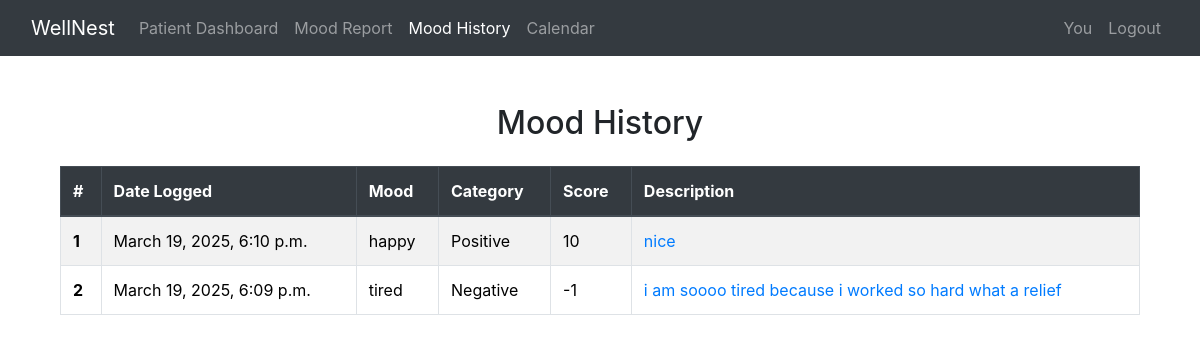
Page /mood_history/ (signed in) on the earlier database version.
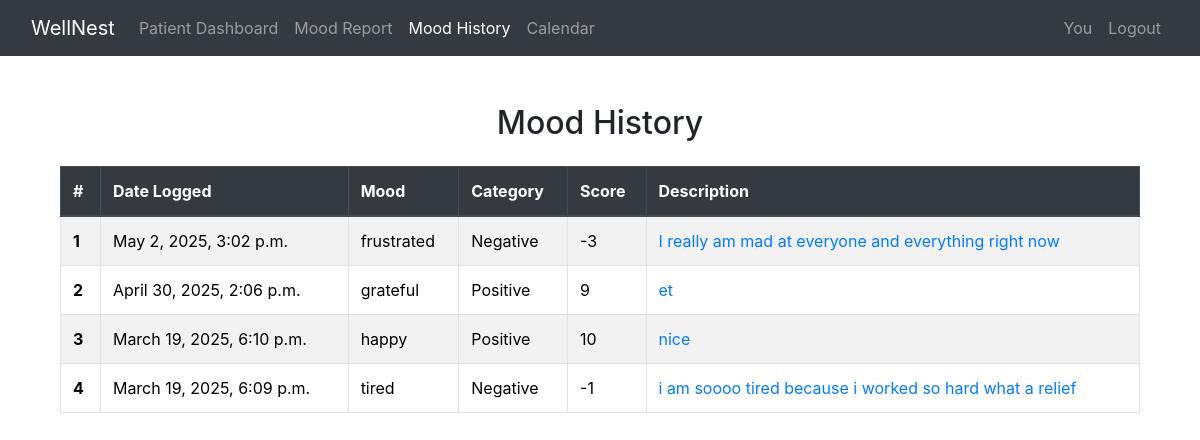
Same page on the later database version.
### website/models.py (models this page shows, shortened)
class MoodEntry(models.Model):
    user = models.ForeignKey(User, on_delete=models.CASCADE)
    mood = models.CharField(max_length=50, choices=[(m[0], m[0]) for m in MOODS])
    category = models.CharField(max_length=10, choices=MOOD_CATEGORIES, default='Neutral')
    score = models.IntegerField(default = 1)
    description = models.TextField(blank=True, null=True)
    date_logged = models.DateTimeField(auto_now_add=True)

### website/views.py (the view)
# urls.py: path('mood_history/', views.mood_history, name='mood_history'),
@login_required
def mood_history(request):
    mood_entries = MoodEntry.objects.filter(user=request.user).order_by('-date_logged')
    mood_data = {
        "dates": [entry.date_logged.strftime('%Y-%m-%d') for entry in mood_entries],
        "scores": [entry.score for entry in mood_entries],
    }
    return render(request, 'mood_tracker/mood_history.html', {
        'mood_entries': mood_entries,  # Use 'mood_entries' to match the template
        'mood_data': json.dumps(mood_data)  # Send JSON data to the template
    })

### website/templates/mood_tracker/mood_history.html
{% extends 'base.html' %}
{% block content %}
<div class="container mt-4">
    <h2 class="text-center mb-4">Mood History</h2>
    <div class="table-responsive">
        <table class="table table-striped table-hover table-bordered">
            <thead class="thead-dark">
                <tr>
                    <th scope="col">#</th>
                    <th scope="col">Date Logged</th>
                    <th scope="col">Mood</th>
                    <th scope="col">Category</th>
                    <th scope="col">Score</th>
                    <th scope="col">Description</th>
                </tr>
            </thead>
            <tbody>
                {% for entry in mood_entries %}
                <tr>
                    <th scope="row">{{ forloop.counter }}</th>
                    <td>{{ entry.date_logged }}</td>
                    <td>{{ entry.mood }}</td>
                    <td>{{ entry.category }}</td>
                    <td>{{ entry.score }}</td>
                    <td>
                        <a href="{% url 'update_mood' entry.id %}" class="text-decoration-none text-primary">{{ entry.description }}</a>
                    </td>
                </tr>
                {% endfor %}
            </tbody>
        </table>
    </div>
</div>
{% endblock %}

Differences in the rows shown:
added MoodEntry: date_logged "May 2, 2025, 3:02 p.m.", mood "frustrated", category "Negative", score "-3", description "I really am mad at everyone and everything right now"
added MoodEntry: date_logged "April 30, 2025, 2:06 p.m.", mood "grateful", category "Positive", score "9", description "et"
